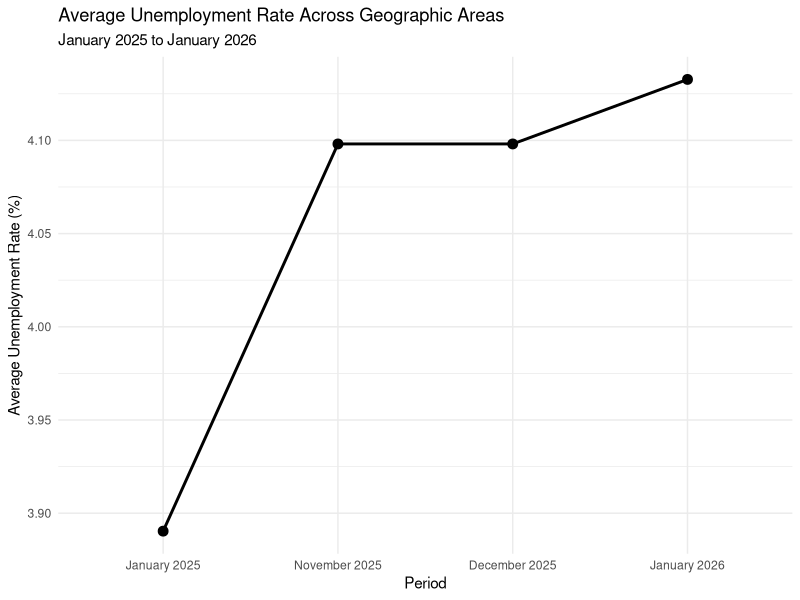
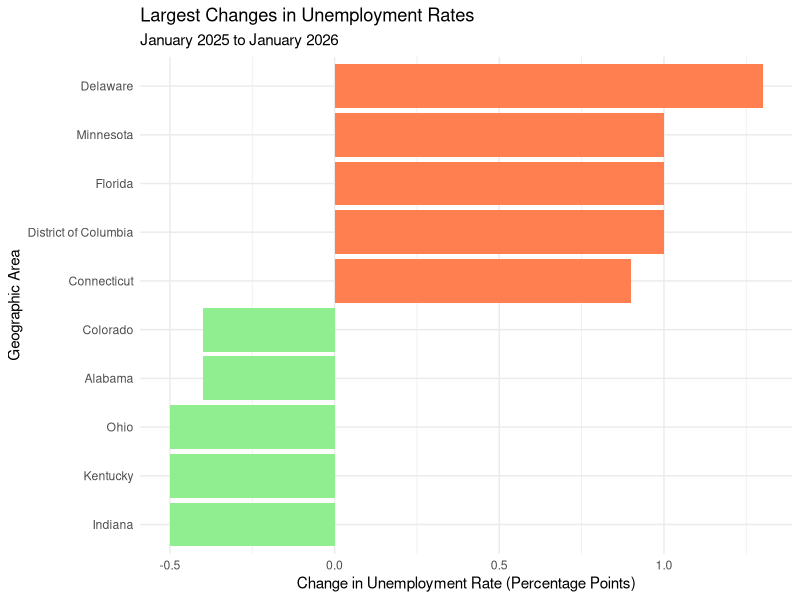

Generate these figures, in order, with R:
## ---- chunk 1
library(tidyverse)

unemployment_raw <- read.csv("unemployment_raw.csv")

head(unemployment_raw)
str(unemployment_raw)
## ---- chunk 2
dim(unemployment_raw)
names(unemployment_raw)
head(unemployment_raw)
## ---- chunk 3
unemployment_tidy <- unemployment_raw %>%
  pivot_longer(
    cols = -State,
    names_to = c("measure", "period"),
    names_pattern = "(.*)_(Jan_2025|Nov_2025|Dec_2025|Jan_2026)",
    values_to = "value"
  ) %>%
  mutate(
    measure = recode(
      measure,
      "Labor_Force" = "Labor Force",
      "Unemployed_Number" = "Unemployed Number",
      "Unemployment_Rate" = "Unemployment Rate"
    ),
    period = recode(
      period,
      "Jan_2025" = "January 2025",
      "Nov_2025" = "November 2025",
      "Dec_2025" = "December 2025",
      "Jan_2026" = "January 2026"
    )
  ) %>%
  rename(state = State)

head(unemployment_tidy, 12)
## ---- chunk 4
dim(unemployment_tidy)
str(unemployment_tidy)

colSums(is.na(unemployment_tidy))
## ---- chunk 5
unemployment_summary <- unemployment_tidy %>%
  filter(measure == "Unemployment Rate") %>%
  group_by(period) %>%
  summarise(
    `Mean Rate (%)` = round(mean(value), 2),
    `Median Rate (%)` = round(median(value), 2),
    `Minimum Rate (%)` = min(value),
    `Maximum Rate (%)` = max(value),
    .groups = "drop"
  )

knitr::kable(
  unemployment_summary,
  caption = "Summary of Unemployment Rates by Period"
)
## ---- chunk 6
rate_change <- unemployment_tidy %>%
  filter(
    measure == "Unemployment Rate",
    period %in% c("January 2025", "January 2026")
  ) %>%
  select(state, period, value) %>%
  pivot_wider(
    names_from = period,
    values_from = value
  ) %>%
  mutate(
    change = `January 2026` - `January 2025`
  ) %>%
  arrange(desc(change))

rate_change
## ---- chunk 7
largest_changes <- bind_rows(
  rate_change %>%
    slice_max(change, n = 5, with_ties = FALSE),
  
  rate_change %>%
    slice_min(change, n = 5, with_ties = FALSE)
) %>%
  arrange(desc(change)) %>%
  rename(
    `Geographic Area` = state,
    `January 2025 Rate (%)` = `January 2025`,
    `January 2026 Rate (%)` = `January 2026`,
    `Change (Percentage Points)` = change
  )

knitr::kable(
  largest_changes,
  caption = "Largest Changes in Unemployment Rates, January 2025 to January 2026"
)
## ---- chunk 8
unemployment_rates <- unemployment_tidy %>%
  filter(measure == "Unemployment Rate") %>%
  mutate(
    period = factor(
      period,
      levels = c(
        "January 2025",
        "November 2025",
        "December 2025",
        "January 2026"
      )
    )
  )

average_rates <- unemployment_rates %>%
  group_by(period) %>%
  summarise(
    average_rate = mean(value),
    .groups = "drop"
  )

ggplot(
  average_rates,
  aes(x = period, y = average_rate, group = 1)
) +
  geom_line(linewidth = 1) +
  geom_point(size = 3) +
  labs(
    title = "Average Unemployment Rate Across Geographic Areas",
    subtitle = "January 2025 to January 2026",
    x = "Period",
    y = "Average Unemployment Rate (%)"
  ) +
  theme_minimal()
## ---- chunk 9
ggplot(
  largest_changes,
  aes(
    x = reorder(`Geographic Area`, `Change (Percentage Points)`),
    y = `Change (Percentage Points)`,
    fill = `Change (Percentage Points)` > 0
  )
) +
  geom_col(show.legend = FALSE) +
  coord_flip() +
  scale_fill_manual(
    values = c("TRUE" = "coral", "FALSE" = "lightgreen")
  ) +
  labs(
    title = "Largest Changes in Unemployment Rates",
    subtitle = "January 2025 to January 2026",
    x = "Geographic Area",
    y = "Change in Unemployment Rate (Percentage Points)"
  ) +
  theme_minimal()
